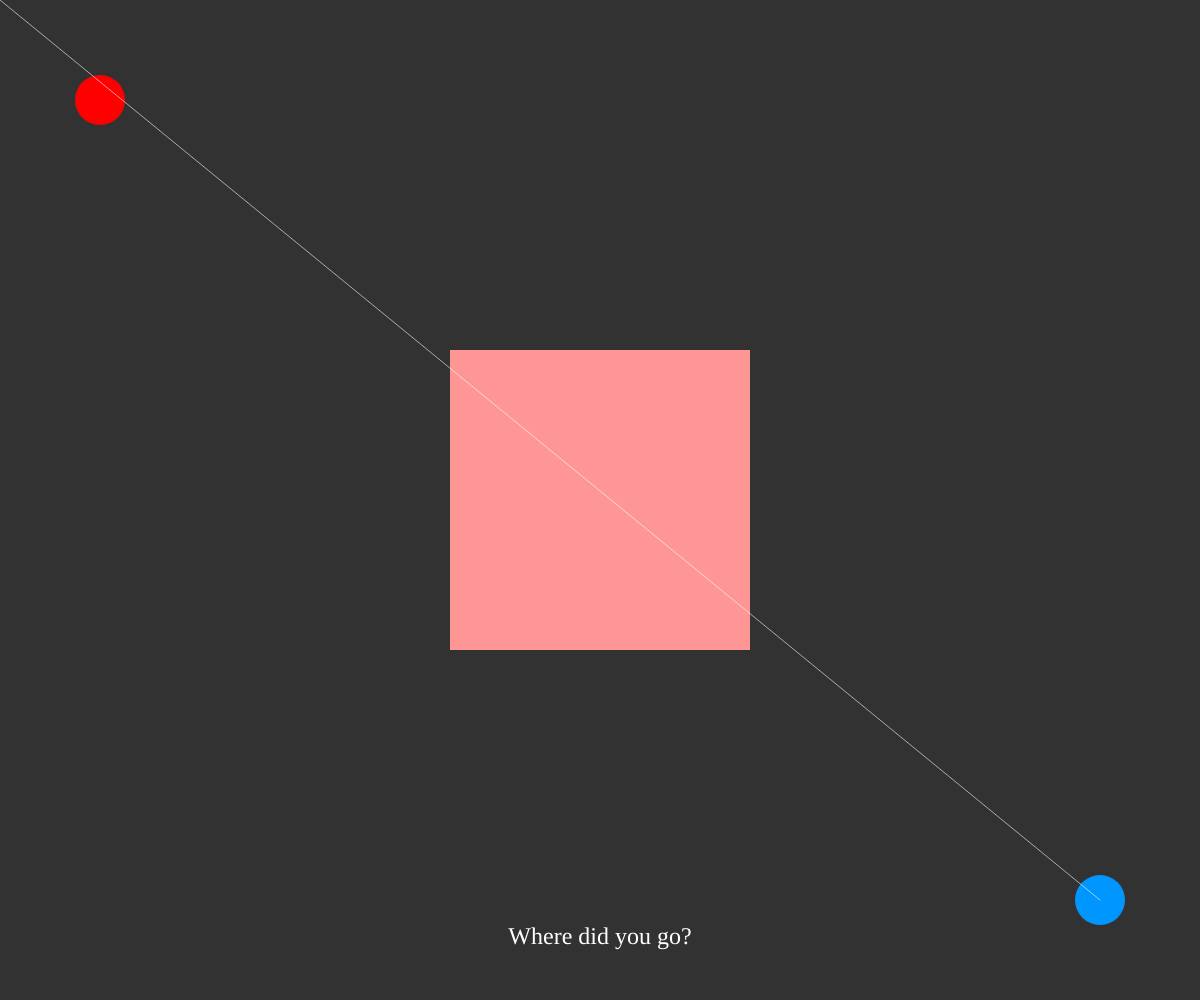
Frame 1 (no input)
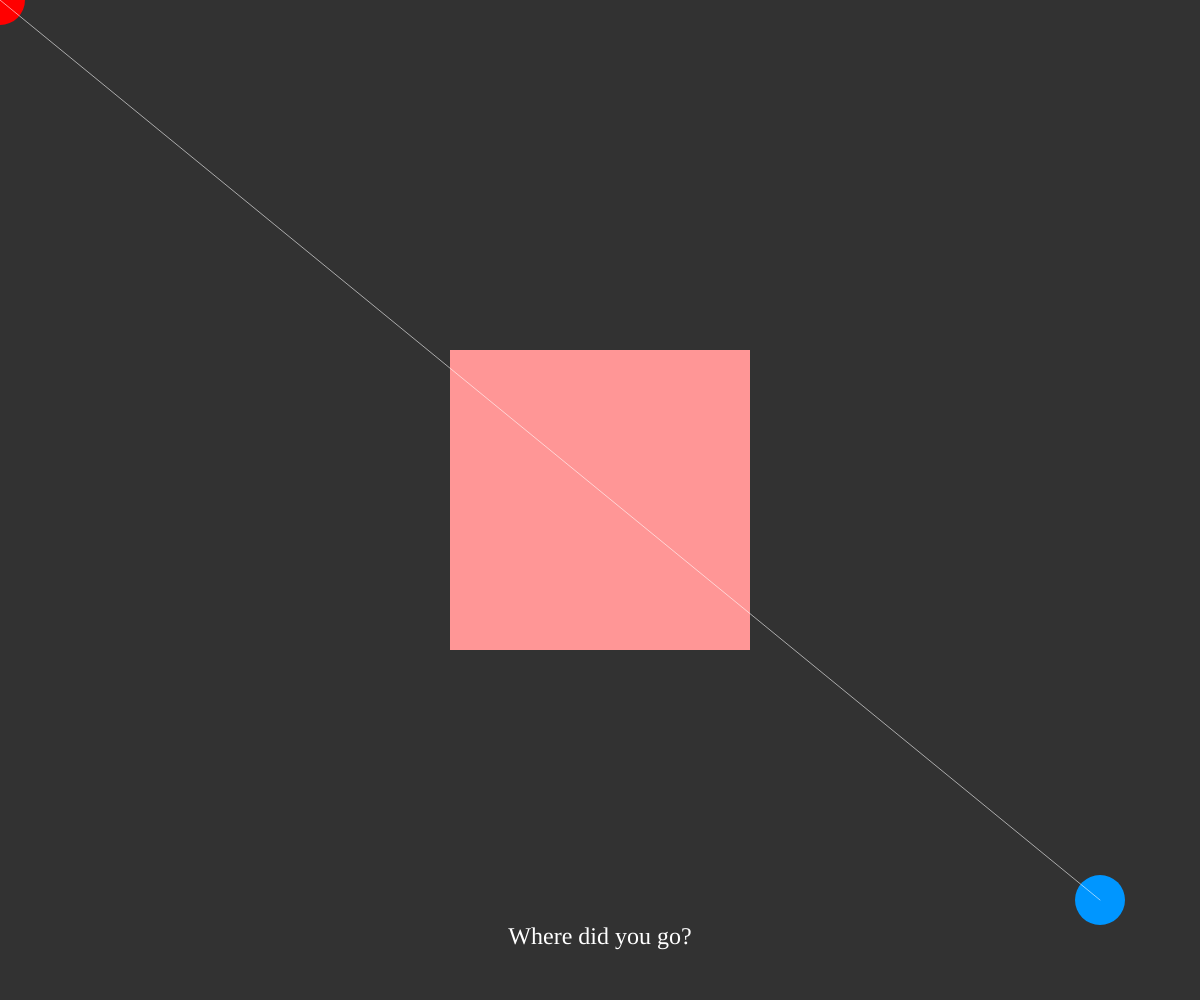
Frame 60 (no input)
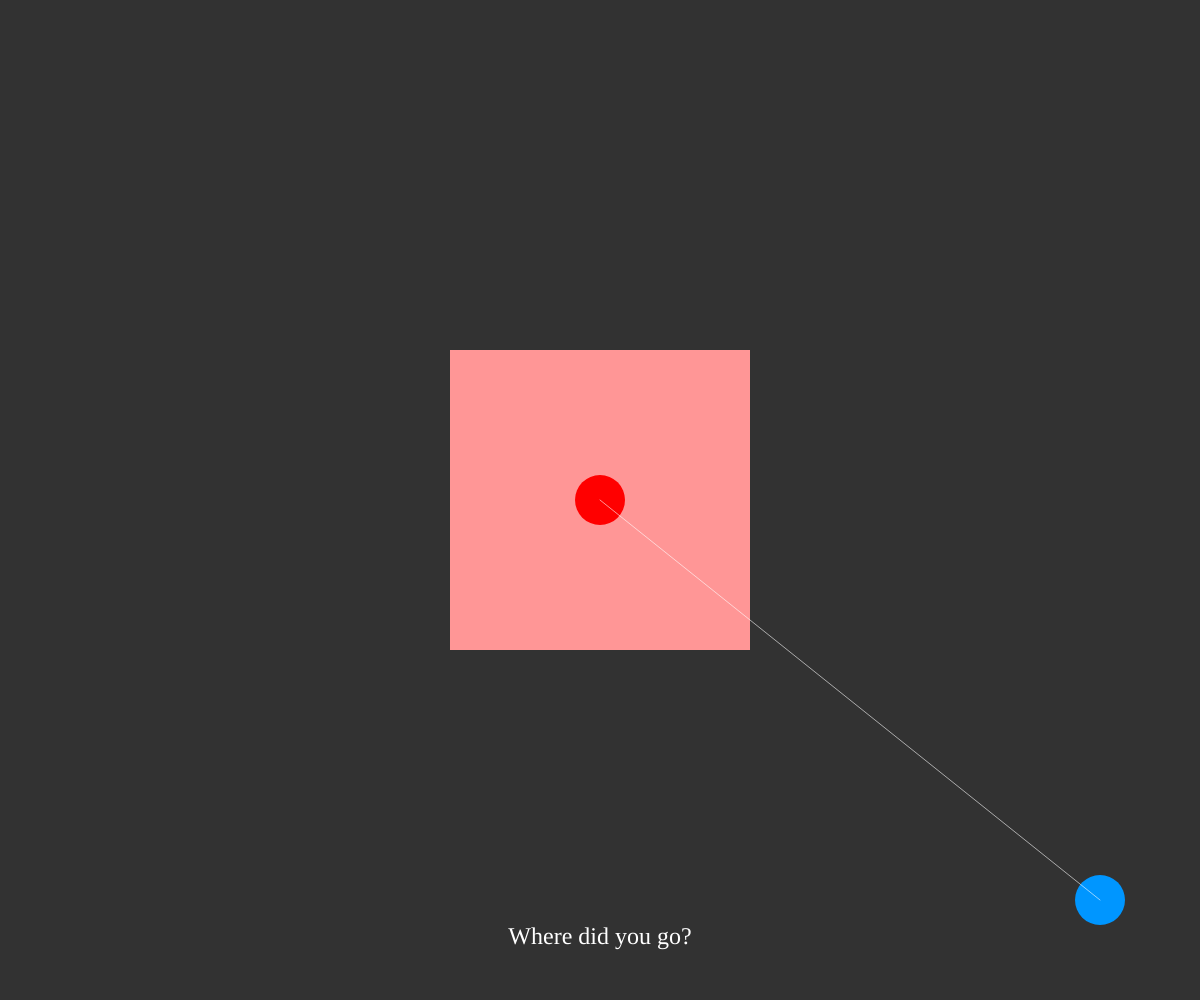
Frame 120 (the mouse pressed at the canvas centre since frame 60)

The p5.js sketch that drew these frames (run headless with seeded random() and noise() and a simulated clock; from frame 60 on, the mouse is pressed at the canvas centre):

// p5.js sketch
// ── sketch.js
/*
LINE OF SIGHT
Jeff Thompson | 2015/21 | www.jeffreythompson.org

Hide behind objects! This example uses a simple algorithm to
test of you can be seen by drawing a line between you and
another object – if that line collides with an obstacle, you 
are hidden; if not, you can be seen. This can be useful if you
want something to change behavior if it can see an object.

To test if an object is visible, we just check line/line 
collision between the line-of-sight and all four edges of 
the object. For more collision detection examples, see: 
http://jeffreythompson.org/collision-detection

CHALLENGES
1. Can you wrap up the four line/line tests into a 
   single function?
2. This system isn't quite perfect, especially when you're 
   right at the edge of the obstacle. Can you come up with 
   a better test that takes this into account? Hint: try two 
   lines that are tangent to "you".
3. Can you make this work if the obstacle is rotated?

*/

let obstacleSize = 300;    // size of the obstacle you can hide behind

let you, other, obstacle;  // position for you, the other person, and the obstacle
let feedbackText;          // text to display if you're seen or hidden


function setup() {
  createCanvas(windowWidth, windowHeight);
  
  // initial location for everything
  you =      createVector(100, 100);
  other =    createVector(width-100, height-100);
  obstacle = createVector(width/2, height/2);
  
  // font setup
  textFont('Georgia');
  textSize(24);
  textAlign(CENTER, BOTTOM);
}


function draw() {
  background(50);
  
  // obstacle
  noStroke();
  fill(255,150,150);
  rectMode(CENTER);
  rect(obstacle.x, obstacle.y, obstacleSize,obstacleSize);
  rectMode(CORNER);
  
  // you
  fill(255,0,0);
  ellipse(you.x, you.y, 50,50);
  you.x = mouseX;
  you.y = mouseY;
  
  // other
  fill(0,150,255);
  ellipse(other.x, other.y, 50,50);
  
  // line between the two
  // (not necessary, just for visualizing)
  stroke(255,150);
  line(you.x, you.y, other.x, other.y);
  
  // check if in line of sight – if ANY of these 
  // are true, you are hidden
  let top = lineLine(
    you.x, you.y, 
    other.x, other.y, 
    obstacle.x-obstacleSize/2, obstacle.y-obstacleSize/2, 
    obstacle.x+obstacleSize/2, obstacle.y-obstacleSize/2
  );
  let left = lineLine(
    you.x, you.y, 
    other.x, other.y, 
    obstacle.x+obstacleSize/2, obstacle.y-obstacleSize/2, 
    obstacle.x+obstacleSize/2, obstacle.y+obstacleSize/2
  );
  let bottom = lineLine(
    you.x, you.y, 
    other.x, other.y, 
    obstacle.x-obstacleSize/2, obstacle.y+obstacleSize/2, 
    obstacle.x+obstacleSize/2, obstacle.y+obstacleSize/2
  );
  let right = lineLine(
    you.x, you.y, 
    other.x, other.y, 
    obstacle.x-obstacleSize/2, obstacle.y-obstacleSize/2, 
    obstacle.x-obstacleSize/2, obstacle.y+obstacleSize/2
  );
  
  // change text at bottom depending on whether you 
  // are seen or not
  if (top || left || bottom || right) {
    feedbackText = 'Where did you go?';
  }
  else {
    feedbackText = 'I see you!';
  }
  
  // display hidden or seen text
  fill(255);
  noStroke();
  text(feedbackText, width/2, height-50);
}


// find if our line of sight is hitting one of the 
// edges of the obstacle
function lineLine(x1, y1, x2, y2, x3, y3, x4, y4) {
  let uA = ((x4-x3)*(y1-y3) - (y4-y3)*(x1-x3)) / ((y4-y3)*(x2-x1) - (x4-x3)*(y2-y1));
  let uB = ((x2-x1)*(y1-y3) - (y2-y1)*(x1-x3)) / ((y4-y3)*(x2-x1) - (x4-x3)*(y2-y1));
  
  // collision?
  if (uA >= 0 && uA <= 1 && uB >= 0 && uB <= 1) {
    return true;
  }
  else {
    return false;
  }
}
